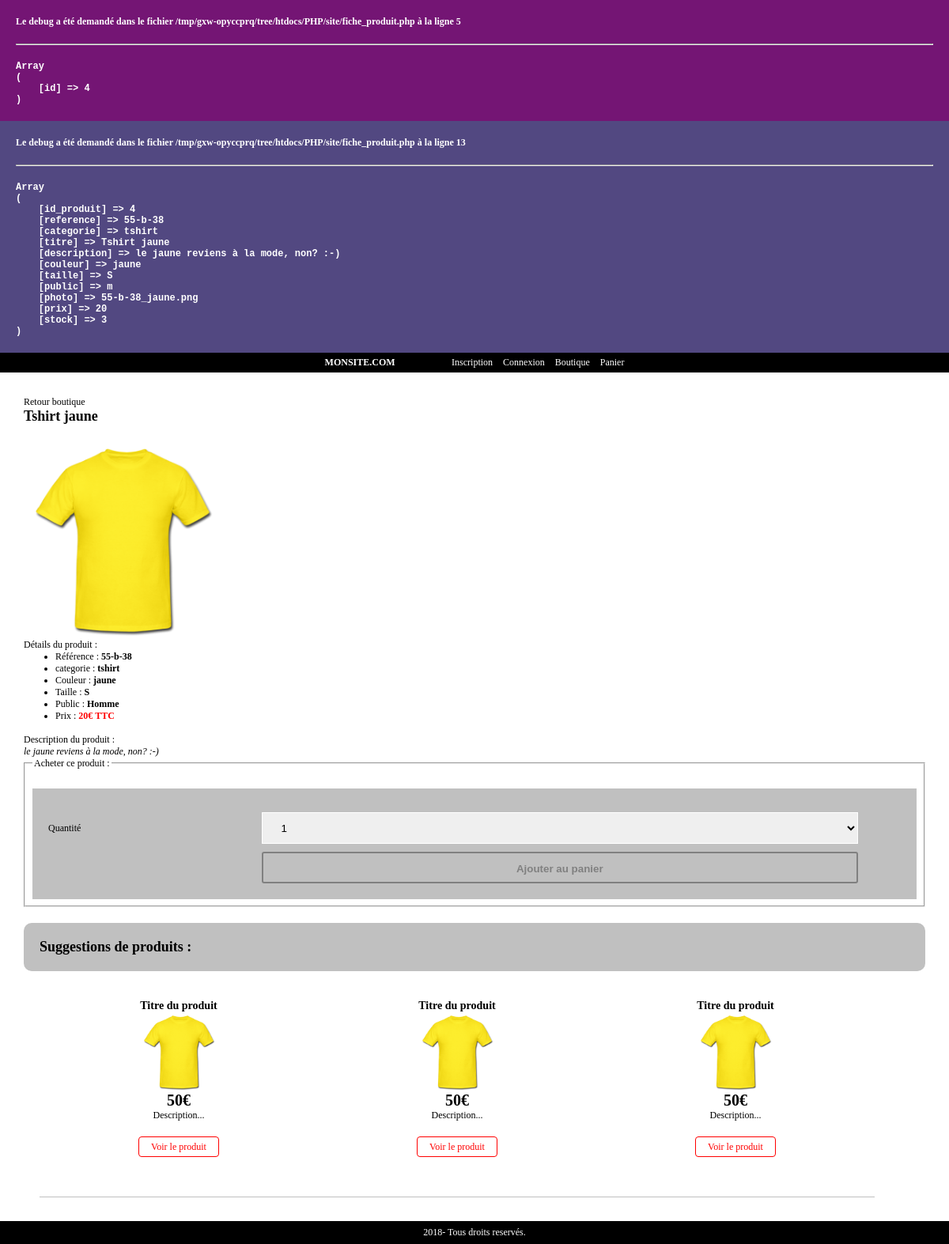
/htdocs/PHP/site/fiche_produit.php?id=4, run on the app's committed database.
### tables this page shows
CREATE TABLE IF NOT EXISTS `produit` (
  `id_produit` int(3) NOT NULL,
  `reference` varchar(20) NOT NULL,
  `categorie` varchar(20) NOT NULL,
  `titre` varchar(100) NOT NULL,
  `description` text NOT NULL,
  `couleur` varchar(20) NOT NULL,
  `taille` varchar(5) NOT NULL,
  `public` enum('m','f','mixte') NOT NULL,
  `photo` varchar(250) NOT NULL,
  `prix` int(3) NOT NULL,
  `stock` int(3) NOT NULL
);

### htdocs/PHP/site/fiche_produit.php (the view, shortened to what this page needs)
<?php
require_once('inc/init.inc.php');
if (isset($_GET['id']) && !empty($_GET['id']) && is_numeric($_GET['id'])){
	$resultat = $pdo -> prepare("SELECT * FROM produit WHERE id_produit = :id_produit");
	$resultat -> bindParam(':id_produit', $_GET['id'], PDO::PARAM_INT);
	$resultat -> execute();
	if ($resultat -> rowCount() > 0 ) {
		$produit = $resultat -> fetch();
		extract($produit);
	}
	else{
		header('location:boutique.php');
	}
}
else{
	header('location:boutique.php');
}
require_once('inc/header.inc.php');
?>
<a href="boutique.php">Retour boutique</a>
<h1><?= $titre ?></h1>
<img src="photo/<?= $photo ?>" width="250">
<p>Détails du produit :</p>
<ul>
	<li>Référence : <b><?= $reference ?></b></li>
	<li>categorie : <b><?= $categorie ?></b></li>
	<li>Couleur : <b><?= $couleur ?></b></li>
	<li>Taille : <b><?= $taille ?></b></li>
	<li>Public : <b><?php
		if ($public == 'm') {echo 'Homme';} elseif ($public == 'f') {echo 'Femme';}	else{echo 'mixte';} ?></b></li>
	<li>Prix : <b style="color: red; font-style: 20px"><?= $prix ?>€ TTC</b></li>
</ul><br>
<p>Description du produit : <br>
	<em><?= $description ?></em></p>
<fieldset>
	<legend>Acheter ce produit :</legend>
	<form method="post" action="">
		<label>Quantité</label>
		<select name="quantite">
			<?php
			for ($i=1; $i <= 5 && $i <= $stock ; $i++) {
				echo '<option>' . $i . '</option>';
			}
			?>
		</select>
		<input type="submit" value="Ajouter au panier">
	</form>
</fieldset>
<div class="profil">
	<h2>Suggestions de produits :</h2>
	<div class="boutique-produit">
		<h3>Titre du produit</h3>
		<a href=""><img src="photo/jaune.png" height="100"></a>
		<p style="font-weight: bold; font-size: 20px;">50€</p>
		<p style="height: 40px;">Description...</p>
		<a style="padding: 5px 15px; border: 1px solid red; color: red; border-radius: 4px" href="">Voir le produit</a>
	</div>
	<div class="boutique-produit">
		<h3>Titre du produit</h3>
		<a href=""><img src="photo/jaune.png" height="100"></a>
		<p style="font-weight: bold; font-size: 20px;">50€</p>
		<p style="height: 40px;">Description...</p>
		<a style="padding: 5px 15px; border: 1px solid red; color: red; border-radius: 4px" href="">Voir le produit</a>
	</div>
	<div class="boutique-produit">
		<h3>Titre du produit</h3>
		<a href=""><img src="photo/jaune.png" height="100"></a>
		<p style="font-weight: bold; font-size: 20px;">50€</p>
		<p style="height: 40px;">Description...</p>
		<a style="padding: 5px 15px; border: 1px solid red; color: red; border-radius: 4px" href="">Voir le produit</a>
	</div>
</div>
<?php
require('inc/footer.inc.php');
?>

### htdocs/PHP/site/css/style.css (style rules this page uses)
* { margin: 0; }
body { font-family : verdana; font-size: 12px; }
a { text-decoration: none; color: #000; }
.boutique-produit { float: left; width: 30%; text-align: center; padding: 5%; border-bottom: 1px solid #c0c0c0; }
.profil .boutique-produit { width: 22%; }
form { margin-top: 20px; padding: 20px; background : silver; overflow: hidden; }
form label { float: left; width: 25%; height: 40px; line-height: 40px; vertical-align: middle; margin-top: 10px; }
form input, form select, form textarea { float: left; width: 70%; height: 40px; line-height: 40px; vertical-align: middle; margin-top: 10px; text-indent: 20px; border: none; border: 1px solid white; }
form input { border-radius: 3px; }
form input[type='submit'] { margin-left: 25%; }
form input[type="submit"] { border : 2px solid grey; background : transparent; color: grey; font-weight: bold; border-radius : 3px; padding: 10px; text-align: center; cursor: pointer; transition: 0.5s; vertical-align: middle; line-height: 20px; text-indent: 0px; }
h1 { margin-bottom: 20px; }
.profil { background: silver; padding: 20px; border-radius: 10px; margin-top: 20px; }

### data on the page
produit: titre "Tshirt jaune", photo (picture), reference "55-b-38", categorie "tshirt", couleur "jaune", taille "S", prix "20", description "le jaune reviens à la mode, non? :-)"

### other printed values
$trace[0]['line'] "5 13"
form field quantite "1"
